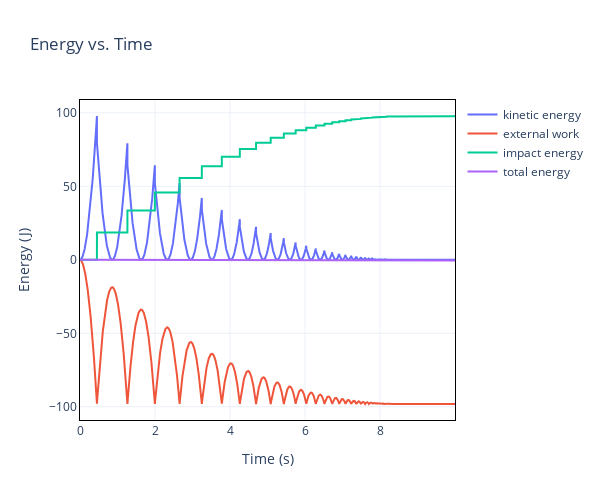

Notebook code cell kept with this figure:
### Code cell
print(velocity)

kinetic_energy = []
external_work = []
impact_energy = []
w_prev = 0
w_ext = 0
w_imp = 0

for i in range(0, len(velocity)-1):
    
    w_prev = w_ext
    ekin = .5*m*velocity[i]**2
    w_ext += velocity[i]*g*m*dt
    w_imp += .5*impulse[i]*(velocity[i-1]+velocity[i])
    

    kinetic_energy.append(ekin)
    external_work.append(-(w_ext+w_prev)/2)
    impact_energy.append(-w_imp)

fig = go.Figure()
fig.add_trace(go.Scatter(x=np.arange(0, n_steps+1)*dt, y=kinetic_energy, mode='lines', name='kinetic energy'))
fig.add_trace(go.Scatter(x=np.arange(0, n_steps+1)*dt, y=external_work, mode='lines', name='external work'))
fig.add_trace(go.Scatter(x=np.arange(0, n_steps+1)*dt, y=impact_energy, mode='lines', name='impact energy'))
fig.add_trace(go.Scatter(x=np.arange(0, n_steps+1)*dt, y=np.array(kinetic_energy)+np.array(external_work)+np.array(impact_energy), mode='lines', name='total energy'))
fig.update_layout(title='Energy vs. Time', xaxis_title='Time (s)', yaxis_title='Energy (J)')
fig.update_layout(xaxis=dict(showgrid=True, showline=True, linewidth=1, linecolor='black', mirror=True, zeroline=False), # scaleratio=1),
                  yaxis=dict(showgrid=True, showline=True, linewidth=1, linecolor='black', mirror=True, zeroline=False), # scaleratio=1),
                  template='plotly_white',
                  showlegend=True,
                  width=600, height=500,)
fig.show()

### Figure 1 — Plotly figure (JSON) as saved in the notebook; plotly's stock layout.template omitted (floating-point values rounded to 4 significant figures; data arrays with more than 128 entries replaced by an {"elided": "..."} marker saying what was removed)
{"data": [{"mode": "lines", "name": "kinetic energy", "type": "scatter", "x": {"elided": "10001 float values"}, "y": {"elided": "10000 float values"}}, {"mode": "lines", "name": "external work", "type": "scatter", "x": {"elided": "10001 float values"}, "y": {"elided": "10000 float values"}}, {"mode": "lines", "name": "impact energy", "type": "scatter", "x": {"elided": "10001 float values"}, "y": {"elided": "10000 float values"}}, {"mode": "lines", "name": "total energy", "type": "scatter", "x": {"elided": "10001 float values"}, "y": {"elided": "10000 float values"}}], "layout": {"height": 500, "showlegend": true, "title": {"text": "Energy vs. Time"}, "width": 600, "xaxis": {"linecolor": "black", "linewidth": 1, "mirror": true, "showgrid": true, "showline": true, "title": {"text": "Time (s)"}, "zeroline": false}, "yaxis": {"linecolor": "black", "linewidth": 1, "mirror": true, "showgrid": true, "showline": true, "title": {"text": "Energy (J)"}, "zeroline": false}}}
